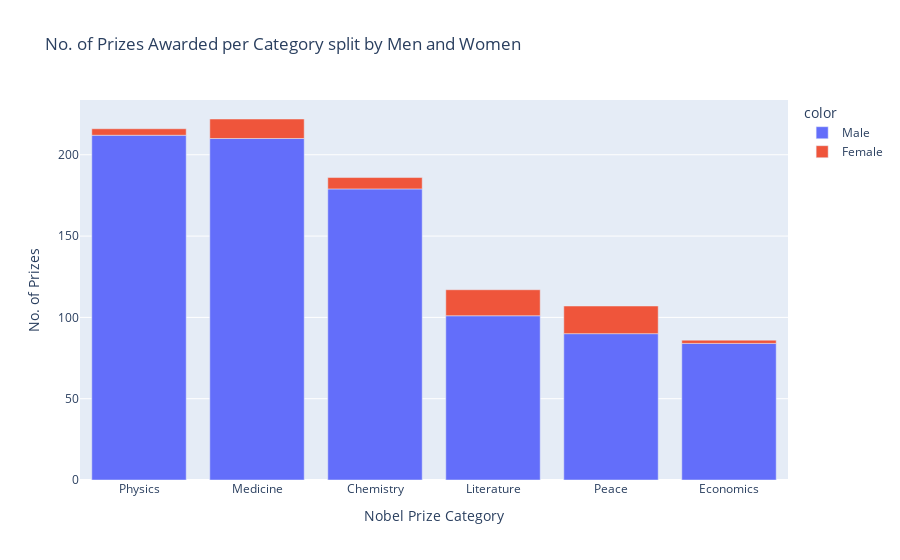

Notebook cell for this chart:
### Code cell
px.bar(
    x=cat_men_women["category"],
    y=cat_men_women["prize"],
    color=cat_men_women["sex"],
    title="No. of Prizes Awarded per Category split by Men and Women",
    labels={"x": "Nobel Prize Category", "y": "No. of Prizes"},
)

### Figure 1 — Plotly figure (JSON) as saved in the notebook; plotly's stock layout.template omitted (floating-point values rounded to 4 significant figures)
{"data": [{"alignmentgroup": "True", "hovertemplate": "color=Male<br>Nobel Prize Category=%{x}<br>No. of Prizes=%{y}<extra></extra>", "legendgroup": "Male", "marker": {"color": "#636efa", "pattern": {"shape": ""}}, "name": "Male", "offsetgroup": "Male", "orientation": "v", "showlegend": true, "textposition": "auto", "type": "bar", "x": ["Physics", "Medicine", "Chemistry", "Literature", "Peace", "Economics"], "xaxis": "x", "y": [212, 210, 179, 101, 90, 84], "yaxis": "y"}, {"alignmentgroup": "True", "hovertemplate": "color=Female<br>Nobel Prize Category=%{x}<br>No. of Prizes=%{y}<extra></extra>", "legendgroup": "Female", "marker": {"color": "#EF553B", "pattern": {"shape": ""}}, "name": "Female", "offsetgroup": "Female", "orientation": "v", "showlegend": true, "textposition": "auto", "type": "bar", "x": ["Peace", "Literature", "Medicine", "Chemistry", "Physics", "Economics"], "xaxis": "x", "y": [17, 16, 12, 7, 4, 2], "yaxis": "y"}], "layout": {"barmode": "relative", "legend": {"title": {"text": "color"}, "tracegroupgap": 0}, "title": {"text": "No. of Prizes Awarded per Category split by Men and Women"}, "xaxis": {"anchor": "y", "domain": [0, 1], "title": {"text": "Nobel Prize Category"}}, "yaxis": {"anchor": "x", "domain": [0, 1], "title": {"text": "No. of Prizes"}}}}
